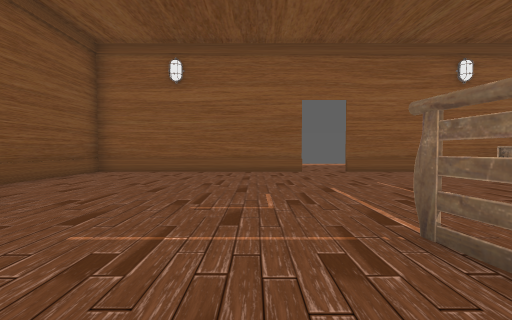
View 1 (above)

15 first-person views from a walk through a 3-D level made in the Godot game engine. The camera is 1.4 m above the floor, tilts 2° down and sees 90° across. Doors that lead somewhere are drawn open, without their leaves. The floor is counted in squares, 2 m on a side. Each view is taken from the middle of a square. On the plan, view 1 faces up. The plan holds only what a view shows up to about 9 squares ahead; the rest is blank. Characters and animated objects are left out.

View 2
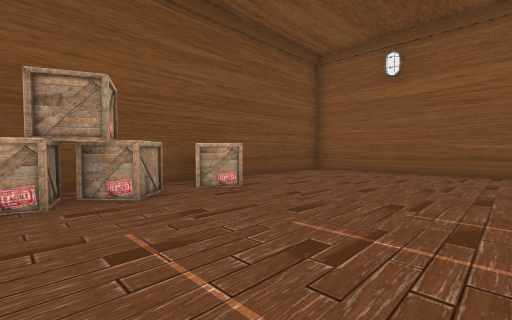

View 3
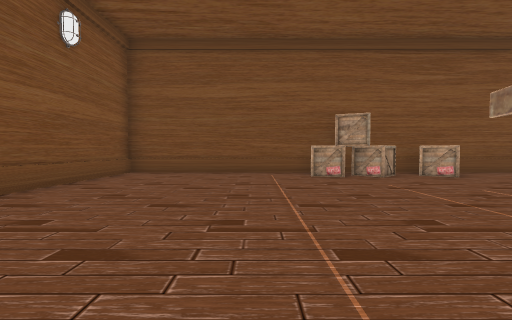

View 4
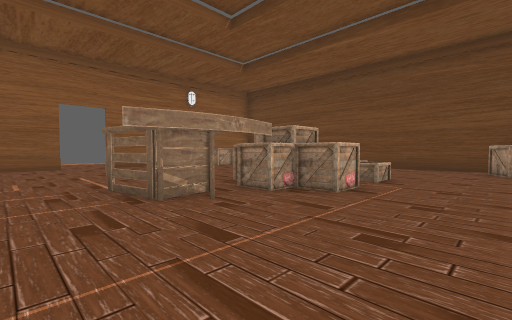

View 5
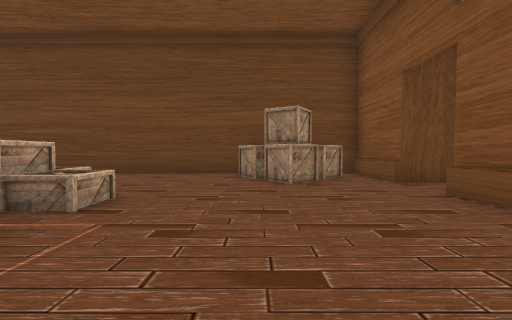

View 6
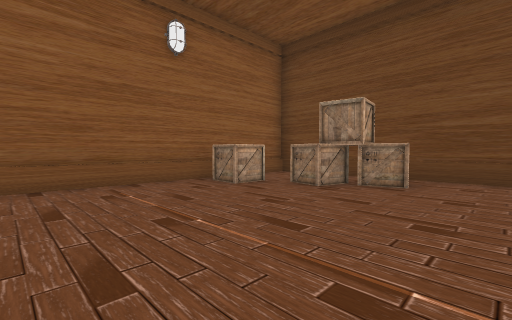

View 7
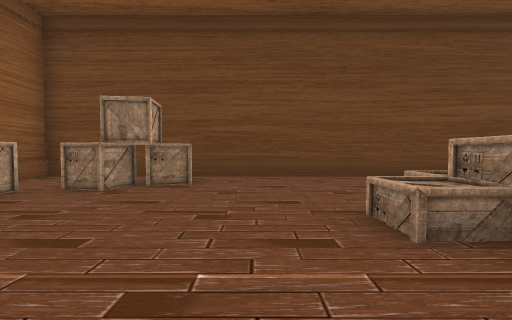

View 8
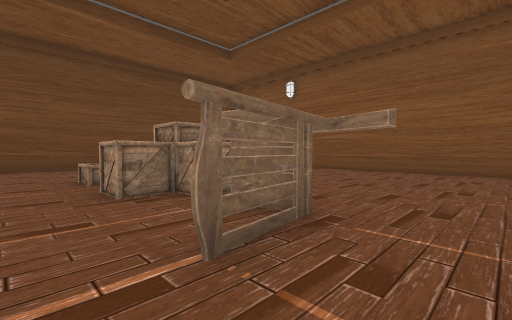

View 9
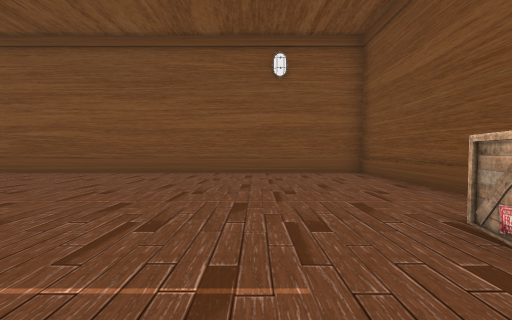

View 10
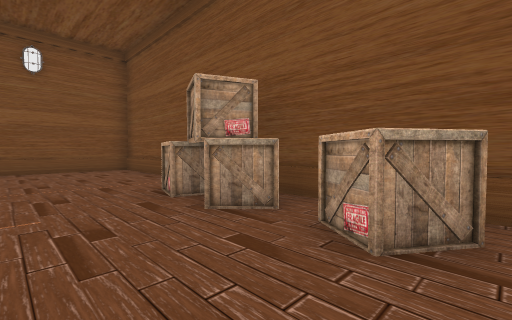

View 11
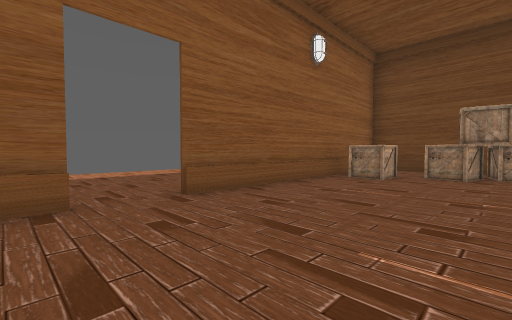

View 12
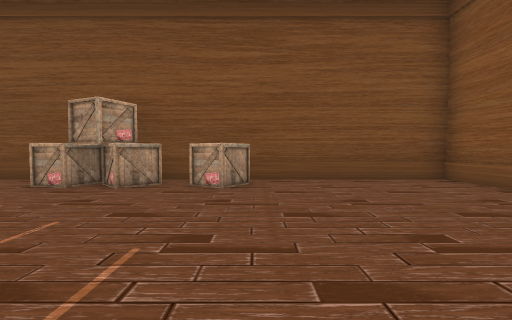

View 13
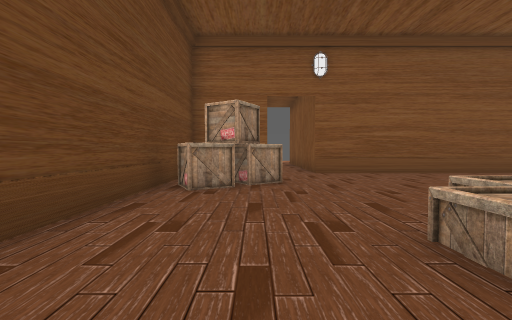

View 14
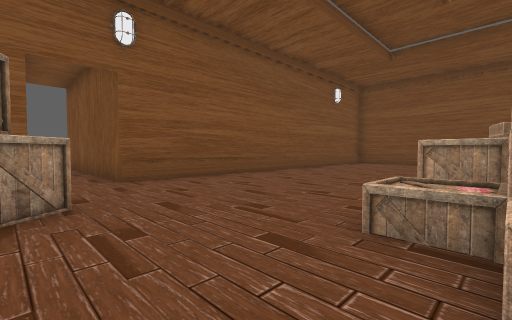

View 15
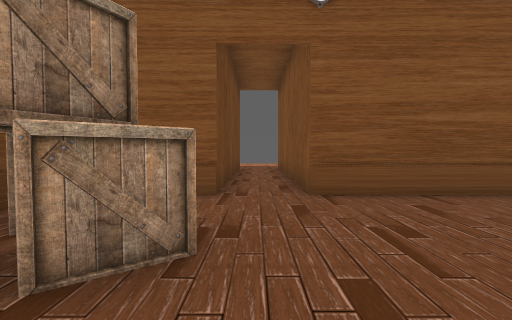

### Floor plan
Points are (right, up) in squares from view 1. A wall is a line through its corners. A room is listed if a view was taken in it or the views show most of it. See-through windows are left out.
Room 1 (views 1, 2, 3, 4, 5, 6, 7, 8, 9, 10, 11, 12, 13, 14, 15)
walls: (2.7, 0.8) (1.6, 0.6) (2.8, 0.8); (1.6, 0.6) (1.3, 2.2); (1.6, 8.8) (-5.4, 8.8) (-5.4, -6.2) (7.1, -6.2); (8.6, -6.2) (11, -6.2) (11, 8.8) (3, 8.8)
ways out: opening at (2.5, 9); open door at (8, -6)
objects: crate (-5, 0) to (-4, 0); crate (-5, 1); crate (-5, 3) to (-4, 3); crate (-4, 1) to (-4, 2); crate (4, -1) to (5, 0); crate (4, 0) to (4, 1); crate (5, 1); crate (6, -1) to (6, 0); crate (6, 1); crate (7, 0) to (7, 1); crate (8, 8); crate (9, -4); crate (9, 5) to (10, 5); crate (9, 6); crate (10, -5) to (10, -4); crate (10, -3)

Where each view was taken, in squares from view 1:
view 1: 0 up, 0 right, facing up
view 2: 0 up, 0 right, facing up-left
view 3: 2 down, 3 right, facing left
view 4: 3 down, 0 right, facing up-right
view 5: 3 down, 3 right, facing right
view 6: 3 up, 4 right, facing up-right
view 7: 3 up, 4 right, facing right
view 8: 3 up, 0 right, facing down-right
view 9: 2 up, 2 left, facing down
view 10: 4 up, 2 left, facing down-left
view 11: 5 up, 1 right, facing up-right
view 12: 4 up, 1 right, facing left
view 13: 2 up, 9 right, facing down
view 14: 0 up, 9 right, facing down-left
view 15: 2 down, 8 right, facing down
